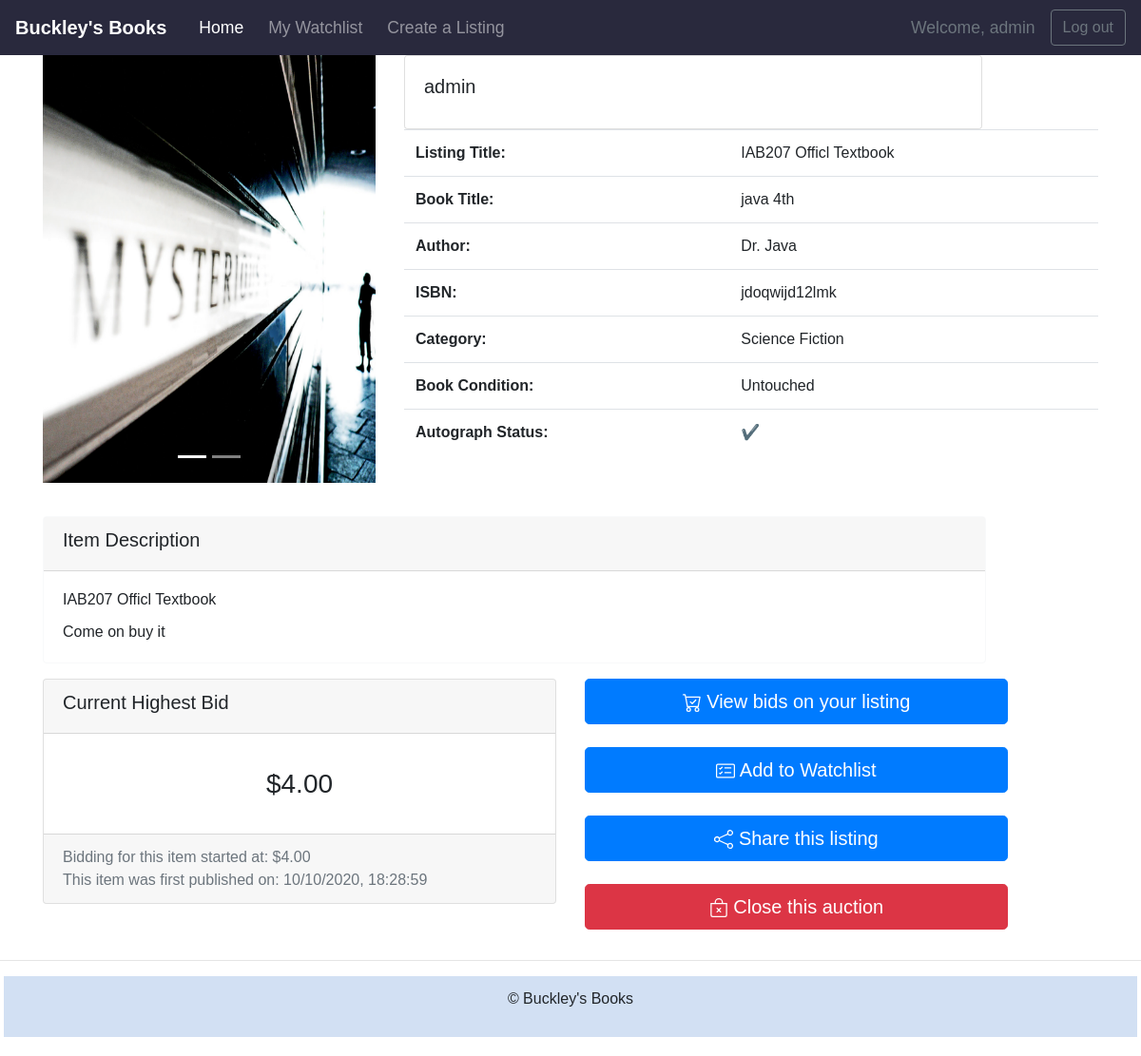
The app's page /items/1 (signed in) with its own data.
### auction/models.py (models this page shows)
class User(db.Model,UserMixin):
    __tablename__='users'
    id = db.Column(db.Integer, primary_key=True)
    username = db.Column(db.String(100), index=True, unique=True, nullable=False)
    user_type = db.Column(db.String(6),nullable=False)
    contact_number = db.Column(db.String(100),nullable=False)
    email_address = db.Column(db.String(100), index=True, nullable=False)
    address = db.Column(db.String(100), nullable=False)
    password_hash = db.Column(db.String(255), nullable=False)
    items = db.relationship('Item', backref='user')
    bids = db.relationship('Bid', backref='user')
    watchlist = db.relationship('Watchlist', backref='user', uselist=False)

class Image(db.Model):
    __tablename__='images'
    id = db.Column(db.Integer, primary_key=True)
    image = db.Column(db.String(60), nullable=False, default='../static/placeholder.jpg')
    item_id = db.Column(db.Integer, db.ForeignKey('items.id'))

class Item(db.Model):
    __tablename__='items'
    id = db.Column(db.Integer, primary_key=True)
    listing_title = db.Column(db.String(64), unique=True, index=True, nullable=False)
    book_title = db.Column(db.String(64), index=True, nullable=False)
    book_category = db.Column(db.Enum(BookCategory), index=True, nullable=False)
    autograph_status = db.Column(db.Enum(AutographStatus), index=True, nullable=False)
    book_condition = db.Column(db.Enum(BookCondition), index=True, nullable=False)
    author_name = db.Column(db.String(64), index=True, nullable=False)
    book_ISBN = db.Column(db.String(64), index=True)
    listing_description = db.Column(db.String(500), nullable=False)
    starting_bid = db.Column(db.Float(2), default=0.01)
    item_status = db.Column(db.String(6), default='Open')
    item_datetime = db.Column(db.DateTime, default=datetime.now())
    user_id = db.Column(db.Integer, db.ForeignKey('users.id'))
    bids = db.relationship('Bid', backref='item')
    wishes = db.relationship('Wish', backref='item')
    images = db.relationship('Image', backref='item')

### auction/items.py (the view)
@bp.route('/<id>')
def show(id):
    item = Item.query.filter_by(id=id).first()  # grab item query data by id
    images = Image.query.filter_by(item_id=id).all()
    user = User.query.filter_by(id=item.user_id).first()
    bids = Bid.query.filter_by(item_id=item.id).order_by(
        Bid.bid_datetime.desc()).limit(10).all()  # grabs top ten most recent bids
    formatted_datetime = item.item_datetime.strftime("%m/%d/%Y, %H:%M:%S")
    bidders = db.session.query(User).join(Bid, User.id == Bid.user_id, isouter=True).join(
        Item, id == Bid.item_id, isouter=True).filter_by(id=Bid.item_id).order_by(Bid.bid_datetime.desc()).group_by(User.id).limit(10).all()
    return render_template("item/show.html", item=item, images=images, user=user, bids=bids, formatted_datetime=formatted_datetime, bidders=bidders)

### auction/__init__.py (called while the page is built)
def create_app():
   app = Flask(__name__)
   app.debug = True
   app.secret_key = 'utroutoru'
   app.config['SQLALCHEMY_DATABASE_URI'] = 'sqlite:///auction.sqlite'
   db.init_app(app)
   UPLOAD_FOLDER = '/static/image'
   app.config['UPLOAD_FOLDER'] = UPLOAD_FOLDER
   bootstrap = Bootstrap(app)
   login_manager = LoginManager()
   login_manager.login_view='auth.login'
   login_manager.init_app(app)
   from .models import User  # importing here to avoid circular references
   @login_manager.user_loader
   def load_user(user_id):
      return User.query.get(int(user_id))
   from . import views
   app.register_blueprint(views.bp)
   from . import auth
   app.register_blueprint(auth.bp)
   from . import items
   app.register_blueprint(items.bp)
   return app

### auction/templates/item/show.html (shortened to what this page needs)
{% extends "base.html" %}
{% import "bootstrap/wtf.html" as wtf %}
{% block content %}
<div class="container">
  <div class="row">
    <div class="col-md-4">
      <div id="carouselExampleIndicators" class="carousel slide" data-ride="carousel">
        <ol class="carousel-indicators">
          {% for image in images %}
          <li data-target="#carouselExampleIndicators" data-slide-to="{loop.index}" {% if loop.index == 1 %}class="active"{% endif %}></li>
          {% endfor %}
        </ol>
        <div class="carousel-inner">
          {% if images %}
          {% for image in images %}
          <div class="carousel-item {% if loop.index == 1 %}active {% endif %}">
            <img class="d-block w-100" src="{{image.image}}" alt="First slide" height="450">
          </div>
          {% endfor %}
          {% endif %}
        </div>
        <a class="carousel-control-prev" href="#carouselExampleIndicators" role="button" data-slide="prev">
          <span class="carousel-control-prev-icon" aria-hidden="true"></span>
        </a>
        <a class="carousel-control-next" href="#carouselExampleIndicators" role="button" data-slide="next">
          <span class="carousel-control-next-icon" aria-hidden="true"></span>
        </a>
      </div>
    </div>
    <div class="col-md-8">
      <div class="card" style="width: 38rem;">
        <div class="card-body">
          <h5 class="card-title">{{user.username}}</h5>
        </div>
      </div>
      <div class="table-responsive-sm">
        <table class="table table-hover">
          <tbody>
            <tr>
              <th scope="row">Listing Title:</th>
              <td>{{item.listing_title}}</td>
            </tr>
            <tr>
              <th scope="row">Book Title:</th>
              <td>{{item.book_title}}</td>
            </tr>
            <tr>
              <th scope="row">Author:</th>
              <td colspan="2">{{item.author_name}}</td>
            </tr>
            <tr>
              <th scope="row">ISBN:</th>
              <td colspan="2">{{item.book_ISBN}}</td>
            </tr>
            <tr>
              <th scope="row">Category:</th>
              <td colspan="2">{{item.book_category.value}}</td>
            </tr>
            <tr>
              <th scope="row">Book Condition:</th>
              <td colspan="2">{{item.book_condition.value}}</td>
            </tr>
            <tr>
              <th scope="row">Autograph Status:</th>
              <td colspan="2">{{item.autograph_status.value}}</td>
            </tr>
          </tbody>
        </table>
      </div>
      <br>
    </div>
  </div>
  <div class="row">
    <div class="col-md-12">
      <br>
      <div class="card border-light mb-3" style="max-width: 62rem;">
        <div class="card-header">
          <h5>Item Description</h5>
        </div>
        <div class="card-body">
          <h6 class="card-title">{{item.listing_title}}</h6>
          <p class="card-text">{{item.listing_description}}</p>
        </div>
      </div>
    </div>
  </div>
  <div class="row">
    <div class="col-md-6">
      <div class="card">
        <div class="card-header">
          <h5>Current Highest Bid</h5>
        </div>
        <div class="card-body">
          <p class="card-text">
          <h3 style="text-align: center;">
            {% if bids %}
            {% set highest_bid = namespace(value = 0) %}
            {% for bid in bids %}
            {% if bid.bid_price > highest_bid.value %}
            {% set highest_bid.value = bid.bid_price %}
            {% endif %}
            {% endfor %}
            {{"$%.2f"|format(highest_bid.value)}}
            {% else %}
            {{"$%.2f"|format(item.starting_bid)}}
            {% endif %}
          </h3>
          </p>
        </div>
        <div class="card-footer text-muted">
          Bidding for this item started at: {{"$%.2f"|format(item.starting_bid)}}
          <br>
          This item was first published on: {{formatted_datetime}}
        </div>
      </div>
    </div>
    <div class="col-md-5">
      {% if current_user.is_authenticated %}
      {% if current_user.id == item.user_id %}
      <button type="button" class="btn btn-primary btn-lg btn-block" data-toggle="modal" data-target="#bidView"> View bids on your listing</button>
    <br>
      {% endif %}
      <button type="button" class="btn btn-primary btn-lg btn-block"> Add to Watchlist</button>
        {% endif %}
      <br>
      <button type="button" class="btn btn-primary btn-lg btn-block"> Share this listing</button>
      {% if current_user.id == item.user_id %}
      <br>
      <button type="button" class="btn btn-danger btn-lg btn-block" data-toggle="modal" data-target="#closeModal"> Close this auction</button>
      {% endif %}
    </div>
    <div class="row">
      <div class="col-sm-12">
      </div>
    </div>
  </div>
</div>
{% endblock %}

### auction/templates/base.html (shortened to what this page needs)
<!doctype html>
<html lang="en">
<head>
    <link rel="stylesheet" href="../static/mystyle.css">
    <link rel="stylesheet" href="https://stackpath.bootstrapcdn.com/bootstrap/4.5.2/css/bootstrap.min.css"
>
</head>
<body>
    <header>
        <nav class="navbar navbar-expand-lg navbar-dark bg-dark2">
            <a class="navbar-brand" href="{{url_for('main.index')}}"><b>Buckley's Books</b></a>
            <div class="collapse navbar-collapse" id="navbarNavDropdown">
                <ul class="navbar-nav mr-auto">
                    <li class="nav-item active">
                        <a class="nav-link" href="{{url_for('main.index')}}">Home</a>
                    </li>
                    <li class="nav-item">
                        <a class="nav-link" href="{{url_for('main.wishlist')}}">My Watchlist</a>
                    </li>
                    <li class="nav-item">
                        <a class="nav-link" href="{{url_for('item.create')}}">Create a Listing</a>
                    </li>
                </ul>
                {% if current_user.is_authenticated %}
                <a class="nav-item nav-link disabled text-muted text-secondary" href="#"><span>Welcome,
                        {{ current_user.username }}</span></a>
                <a class="btn btn-outline-secondary my-2 my-sm-0" href="{{ url_for('auth.logout') }}">Log out</a>
                {% endif %}
            </div>
        </nav>
    </header>
    {% block content %}
    {% endblock %}
    <footer class="footer mt-auto py-3">
        <hr>
        <div class="position-relative overflow-hidden p-1 p-md-1 m-md-1 text-center bg-light2">
            <div class="col-md-5 p-lg-1 mx-auto my-1">
                <p>&copy; Buckley's Books
                </p>
            </div>
        </div>
    </footer>
</body>
</html>

### auction/static/mystyle.css (style rules this page uses)
.bg-light2 { background-color: rgb(210, 224, 243) !important; }
.bg-dark2 { background-color: rgb(41, 41, 61) !important; }
* { font-family: 'Trebuchet MS', 'Lucida Sans Unicode', 'Lucida Grande', 'Lucida Sans', Arial, sans-serif; }
.navbar { padding:0.9rem; }
.navbar-nav li { padding-left: 10px; }
.nav-link { font-size: 1.1em !important; }
html,body { width: 100%; height: 100%; margin: 0px; padding: 0px; overflow-x: hidden; }

### records on screen
User: username "admin"
Image: image (picture)
Item: listing_title "IAB207 Officl Textbook", book_title "java 4th", author_name "Dr. Java", book_ISBN "jdoqwijd12lmk", book_category.value "Science Fiction", book_condition.value "Untouched", autograph_status.value "✔️", listing_description "Come on buy it", starting_bid "$4.00"
